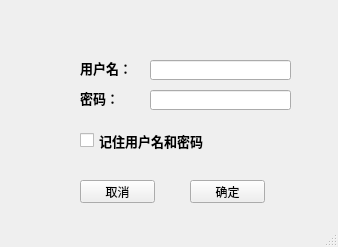
<?xml version="1.0" encoding="UTF-8"?>
<ui version="4.0">
 <class>MainWindow</class>
 <widget class="QMainWindow" name="MainWindow">
  <property name="geometry">
   <rect>
    <x>0</x>
    <y>0</y>
    <width>338</width>
    <height>247</height>
   </rect>
  </property>
  <property name="windowTitle">
   <string>MainWindow</string>
  </property>
  <widget class="QWidget" name="centralwidget">
   <widget class="QPushButton" name="pushButton">
    <property name="geometry">
     <rect>
      <x>190</x>
      <y>180</y>
      <width>75</width>
      <height>23</height>
     </rect>
    </property>
    <property name="text">
     <string>确定</string>
    </property>
   </widget>
   <widget class="QPushButton" name="pushButton_2">
    <property name="geometry">
     <rect>
      <x>80</x>
      <y>180</y>
      <width>75</width>
      <height>23</height>
     </rect>
    </property>
    <property name="text">
     <string>取消</string>
    </property>
   </widget>
   <widget class="QLabel" name="label">
    <property name="geometry">
     <rect>
      <x>80</x>
      <y>60</y>
      <width>54</width>
      <height>16</height>
     </rect>
    </property>
    <property name="font">
     <font>
      <family>Aharoni</family>
      <pointsize>10</pointsize>
      <weight>75</weight>
      <bold>true</bold>
     </font>
    </property>
    <property name="text">
     <string>用户名：</string>
    </property>
   </widget>
   <widget class="QLabel" name="label_2">
    <property name="geometry">
     <rect>
      <x>80</x>
      <y>90</y>
      <width>54</width>
      <height>16</height>
     </rect>
    </property>
    <property name="font">
     <font>
      <family>Aharoni</family>
      <pointsize>10</pointsize>
      <weight>75</weight>
      <bold>true</bold>
     </font>
    </property>
    <property name="text">
     <string>密码：</string>
    </property>
   </widget>
   <widget class="QLineEdit" name="lineEdit">
    <property name="geometry">
     <rect>
      <x>150</x>
      <y>60</y>
      <width>141</width>
      <height>20</height>
     </rect>
    </property>
   </widget>
   <widget class="QLineEdit" name="lineEdit_2">
    <property name="geometry">
     <rect>
      <x>150</x>
      <y>90</y>
      <width>141</width>
      <height>20</height>
     </rect>
    </property>
   </widget>
   <widget class="QCheckBox" name="checkBox">
    <property name="geometry">
     <rect>
      <x>80</x>
      <y>130</y>
      <width>131</width>
      <height>21</height>
     </rect>
    </property>
    <property name="font">
     <font>
      <family>Agency FB</family>
      <pointsize>10</pointsize>
      <weight>75</weight>
      <bold>true</bold>
     </font>
    </property>
    <property name="text">
     <string>记住用户名和密码</string>
    </property>
   </widget>
  </widget>
  <widget class="QMenuBar" name="menubar">
   <property name="geometry">
    <rect>
     <x>0</x>
     <y>0</y>
     <width>338</width>
     <height>23</height>
    </rect>
   </property>
  </widget>
  <widget class="QStatusBar" name="statusbar"/>
 </widget>
 <resources/>
 <connections/>
</ui>
